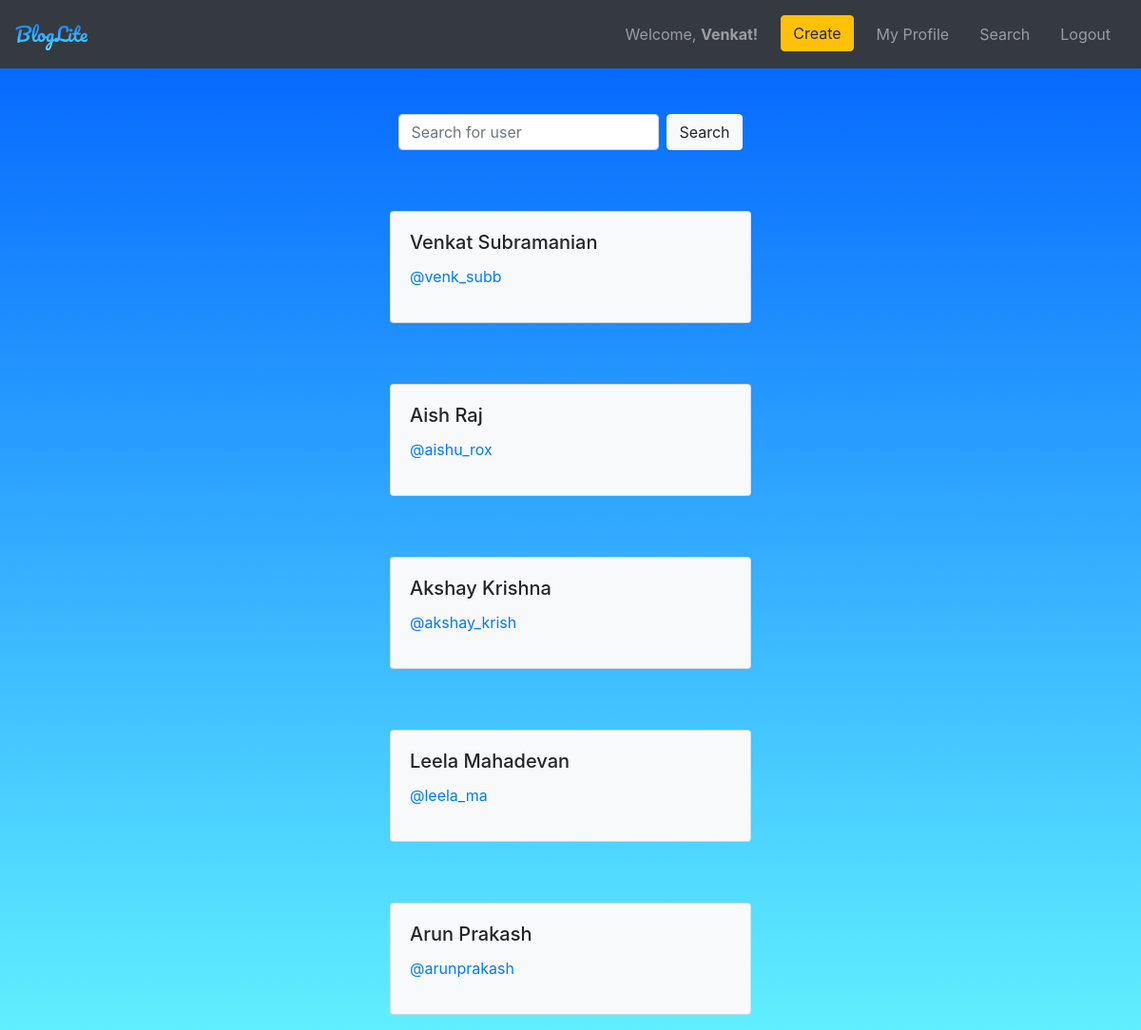
Page /search (signed in) on the committed database.
### app.py (models this page shows)
class User(db.Model, UserMixin):
    id = db.Column(db.Integer, primary_key=True, autoincrement = True)
    username = db.Column(db.String(20), nullable=False, unique=True)
    password = db.Column(db.String(80), nullable=False)
    firstname = db.Column(db.String(20), nullable=False)
    lastname = db.Column(db.String(20), nullable=False)
    image_file = db.Column(db.Text, unique=True, nullable=False)

### app.py (the view)
@app.route('/search', methods=['GET', 'POST'])
def search():
    query  = request.args.get('query')
    if query:
        users = User.query.filter(User.username.contains(query) | User.firstname.contains(query) | User.lastname.contains(query))
    else:
        users  = User.query.all()
    return render_template('search.html', your_name = current_user.firstname, users = users)

### app.py (called while the page is built)
@login_manager.user_loader
def load_user(user_id):
    return User.query.get(int(user_id))

### templates/search.html (shortened to what this page needs)
<!DOCTYPE html>
<html lang="en">
<head>
    <link rel="stylesheet" href="https://cdn.jsdelivr.net/npm/bootstrap@4.0.0/dist/css/bootstrap.min.css">
    <link type="text/css" rel="stylesheet" href="../static/styles/dashboard.css">
</head>
{%extends "layout.html" %}
{% block body %}
<body class="text-center" style="background-image: linear-gradient(#0061ff, #60efff);">
    <div class="d-flex mt-5 flex-column align-items-center justify-content-center">
        <form method="GET" class="form-inline my-2 my-lg-0">
            <input class="form-control mr-sm-2" type="search" placeholder="Search for user" aria-label="Search" name="query">
            <button class="btn btn-light" type="submit">Search</button>
        </form>
    </div>
    <div class="row justify-content-center mx-8">
            <div class="col-4">
              {% for use in users %}
              <div class="card bg-light mb-3">
                  <div class="card-body">
                      <h5 class="card-title">{{ use['firstname'] }} {{ use['lastname'] }}</h5>
                      <p class="user-meta"><a href="/user/{{ use['username'] }}">@{{ use["username"] }}</a></p>
                  </div>
              </div>
              {% endfor %}
            </div>
        </div>
</body>
{% endblock %}

### templates/layout.html (shortened to what this page needs)
<!DOCTYPE html>
<html lang="en">
<head>
    <link rel="stylesheet" href="https://cdn.jsdelivr.net/npm/bootstrap@4.0.0/dist/css/bootstrap.min.css">
    <link type="text/css" rel="stylesheet" href="../static/styles/layout.css">
</head>
<body class>
    <header>
        <nav class="navbar navbar-expand-lg navbar-dark bg-dark">
            <a class="navbar-brand mb-0 h1" href="{{url_for('dashboard')}}">BlogLite</a>
            <ul class="navbar-nav ml-auto">
                <li class="nav-item">
                    <span class="navbar-text" style="padding-right: 0.5rem">Welcome, <b>{{ current_user['firstname'] }}!</b></span>
                </li>
                <li class="nav-item">
                    <a class="btn btn-warning my-2 my-sm-0" href="{{url_for('add_blog')}}">Create</a>
                </li>
                <li class="nav-item">
                    <a class="nav-link" href="{{url_for('my_profile')}}">My Profile</a>
                </li>
                <li class="nav-item">
                    <a class="nav-link" href="{{url_for('search')}}">Search</a>
                </li>
                <li class="nav-item">
                    <a class="nav-link" href="{{url_for('logout')}}">Logout</a>
                </li>
            </ul>
        </nav>
    </header>
    {% block body %}
    {% endblock %}
</body>
</html>

### static/styles/dashboard.css (style rules this page uses)
.card { margin-top: 4rem; }

### static/styles/layout.css (style rules this page uses)
html, body { height: 100%; }
.navbar-brand { font-family: 'Pacifico', cursive; background: -webkit-linear-gradient(#0061ff, #60efff); -webkit-background-clip: text; -webkit-text-fill-color: transparent; }
.nav-item { padding:0.5rem; }

### rows in the picture
User: firstname "Venkat", lastname "Subramanian", username "venk_subb"
User: firstname "Aish", lastname "Raj", username "aishu_rox"
User: firstname "Akshay", lastname "Krishna", username "akshay_krish"
User: firstname "Leela", lastname "Mahadevan", username "leela_ma"
User: firstname "Arun", lastname "Prakash", username "arunprakash"
